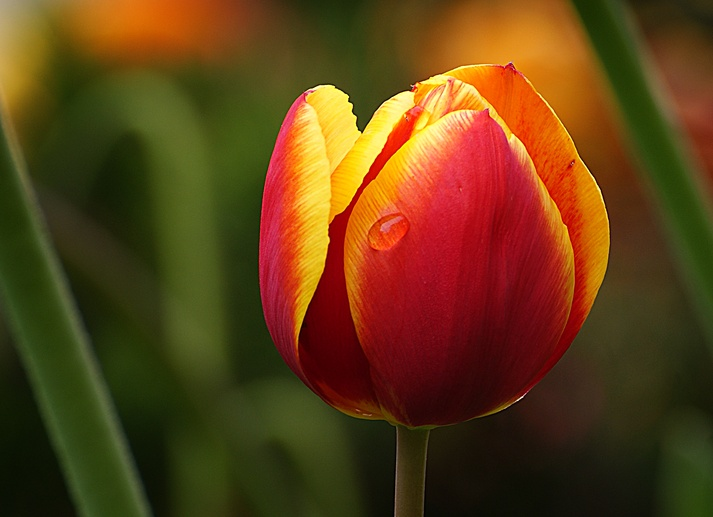
#> input picture tulip.jpg, 713 x 517 px, shrunk from 2400 x 1740 before the run
$ python assignment_13.py
#> lines starting #> are read from the running program, lines starting #| are printed output that depends on the picture; after the words box and inside, x2 and y2 are one past the last pixel; in counts of white or black regions, pixels touching at a corner belong together
import cv2
import numpy as np
import matplotlib.pyplot as plt
import os

def adjust_contrast(image, factor):
    mean = np.mean(image)
    adjusted = np.clip((image - mean) * factor + mean, 0, 255).astype(np.uint8)
    return adjusted

def low_pass_mask(shape, radius):
    rows, cols = shape
    crow, ccol = rows // 2, cols // 2
    mask = np.zeros((rows, cols), np.uint8)
    cv2.circle(mask, (ccol, crow), radius, 1, -1)
    return mask

def high_pass_mask(shape, radius):
    return 1 - low_pass_mask(shape, radius)

def band_pass_mask(shape, r1, r2):
    return low_pass_mask(shape, r2) - low_pass_mask(shape, r1)

def compute_fft(image):
    f = np.fft.fft2(image)
    fshift = np.fft.fftshift(f)
    magnitude = np.log(np.abs(fshift) + 1)
    return fshift, magnitude

def apply_filter(fshift, mask):
    filtered = fshift * mask
    img_back = np.fft.ifft2(np.fft.ifftshift(filtered))
    return np.abs(img_back)

def display(images, titles, cols=4):
    rows = (len(images) + cols - 1) // cols
    plt.figure(figsize=(5 * cols, 4 * rows))
    for i, (img, title) in enumerate(zip(images, titles)):
        plt.subplot(rows, cols, i + 1)
        plt.imshow(img, cmap='gray')
        plt.title(title, fontsize=9)
        plt.axis('off')
    plt.show()

def process_image(image_path, index):
    img = cv2.imread(image_path, cv2.IMREAD_GRAYSCALE)
    if img is None:
        print(f"Error loading: {image_path}")
        return

    results = []
    titles = []

    versions = {
        'Low Contrast': adjust_contrast(img, 0.5),
        'Normal Contrast': img,
        'High Contrast': adjust_contrast(img, 2.0)
    }

    for label, version in versions.items():
        fshift, magnitude = compute_fft(version)
        shape = version.shape

        lp_mask = low_pass_mask(shape, 30)
        hp_mask = high_pass_mask(shape, 30)
        bp_mask = band_pass_mask(shape, 10, 60)

        lp_result = apply_filter(fshift, lp_mask)
        hp_result = apply_filter(fshift, hp_mask)
        bp_result = apply_filter(fshift, bp_mask)

        results.extend([
            version,
            magnitude,
            lp_result,
            hp_result,
            bp_result
        ])
        titles.extend([
            f'Image {index}: {label}',
            f'FFT Spectrum: {label}',
            f'Low-pass: {label}',
            f'High-pass: {label}',
            f'Band-pass: {label}'
        ])

    display(results, titles)

def main():
    image_files = ['tulip.jpg', 'rose.jpg', 'big_image.jpg']

    for idx, file in enumerate(image_files, 1):
        print(f"\nProcessing {file} ...")
        process_image(file, idx)
#> in process_image, `img = cv2.imread(image_path, cv2.IMREAD_GRAYSCALE)`:
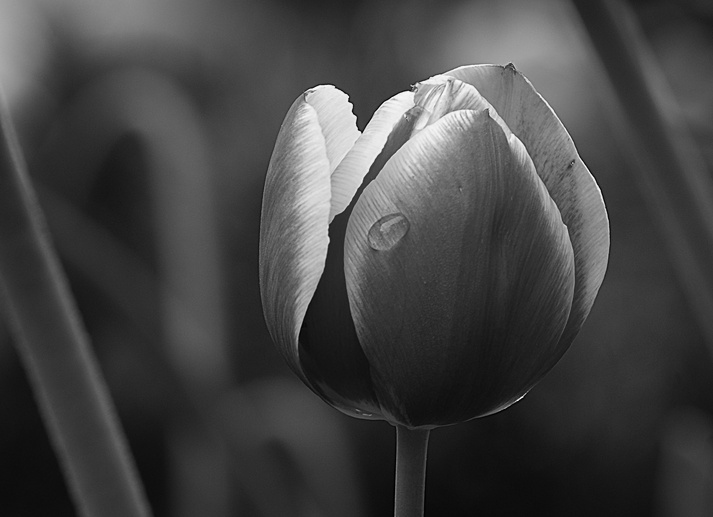
#> img: shape (517, 713); min 0, max 255, mean 67.7
#> in adjust_contrast, `mean = np.mean(image)`: mean = 67.71
#> in adjust_contrast, `adjusted = np.clip((image - mean) * factor + mean, 0, 255).astype(np.u..`:
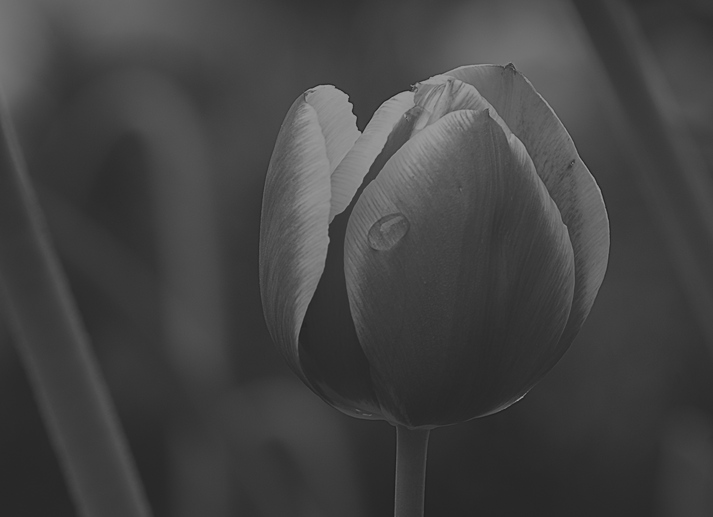
#> adjusted: shape (517, 713); min 33, max 161, mean 67.1
#> call 2 of adjust_contrast, with factor = 2
#> in adjust_contrast (call 2), `adjusted = np.clip((image - mean) * factor + mean, 0, 255).astype(np.u..`:
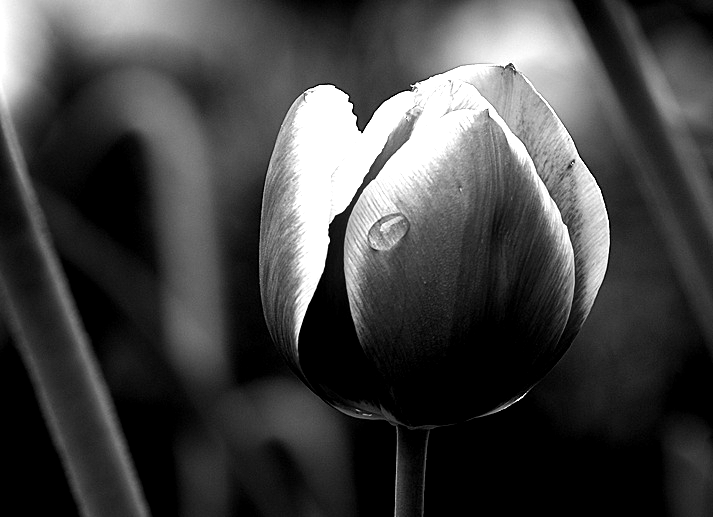
#> adjusted: shape (517, 713); min 0, max 255, mean 67.4
#> the loop in process_image, `for label, version in versions.items():` made 3 passes
#> label on passes 1 to 3: 'Low Contrast', 'Normal Contrast', 'High Contrast'
#> pass 1, in compute_fft, `magnitude = np.log(np.abs(fshift) + 1)`:
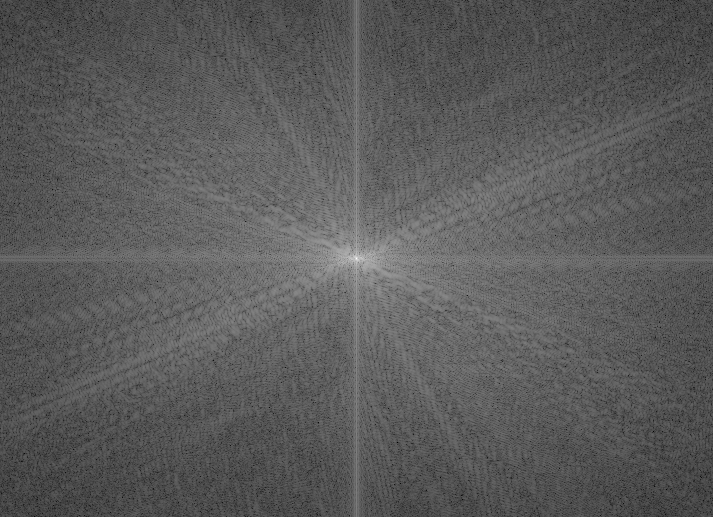
#> magnitude: shape (517, 713) float64; min 1.47, max 17.02, mean 7; drawn with min black and max white
#> pass 1, in process_image, `lp_mask = low_pass_mask(shape, 30)`:
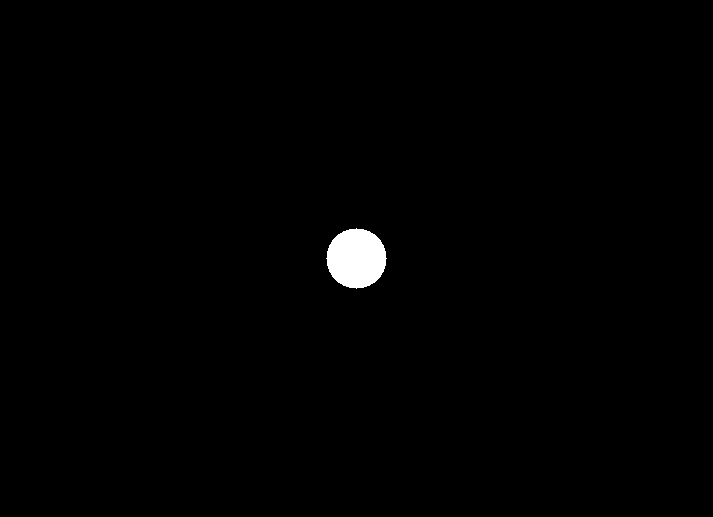
#> lp_mask: shape (517, 713); values 0 (black) and 1 (white), 0.77% white; 1 white region, box (x1, y1, x2, y2) and area: (326, 228, 387, 289) 2821
#> pass 1, in process_image, `bp_mask = band_pass_mask(shape, 10, 60)`:
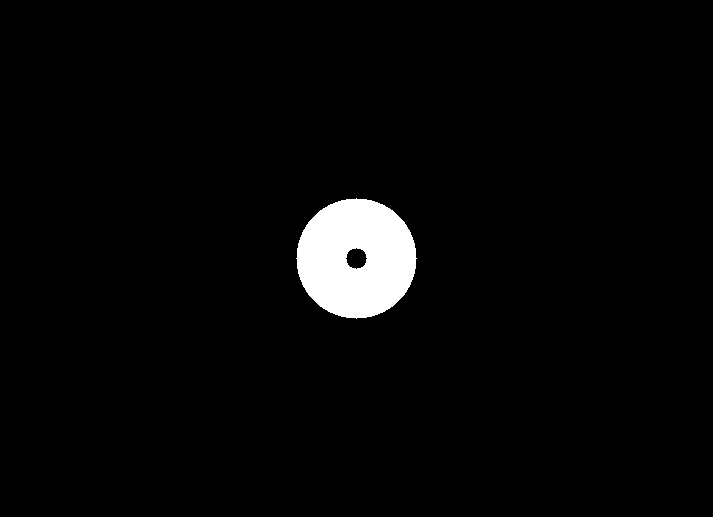
#> bp_mask: shape (517, 713); values 0 (black) and 1 (white), 3% white; 1 white region, box (x1, y1, x2, y2) and area: (296, 198, 417, 319) 10972
#> after the loop in process_image, `for label, version in versions.items():`: results = 15 items; titles = 15 items, first 6: 'Image 1: Low Contrast', 'FFT Spectrum: Low Contrast', 'Low-pass: Low Contrast', 'High-pass: Low Contrast', 'Band-pass: Low Contrast', 'Image 1: Normal Contrast'
#> in display, `rows = (len(images) + cols - 1) // cols`: rows = 4
#> the loop in display, `for i, (img, title) in enumerate(zip(images, titles)):` made 15 passes
#> in display, `plt.show()`:
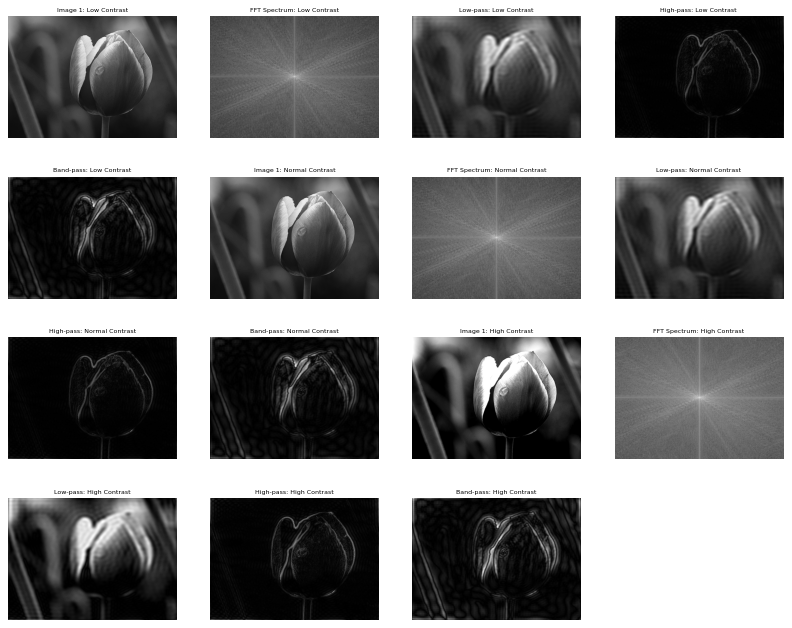
#> figure drawn by matplotlib, 15 panels
#> pass 2 of the loop in main, `for idx, file in enumerate(image_files, 1):`:
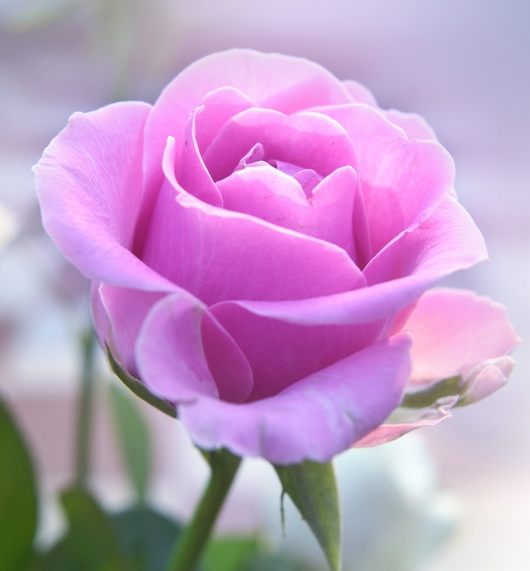
#> input picture rose.jpg, 530 x 571 px, shrunk from 1783 x 1920 before the run
#> img: shape (571, 530)
#> adjusted: shape (571, 530)
#> the loop in process_image (call 2), `for label, version in versions.items():` made 3 passes
#> pass 1, in process_image (call 2), `lp_mask = low_pass_mask(shape, 30)`:
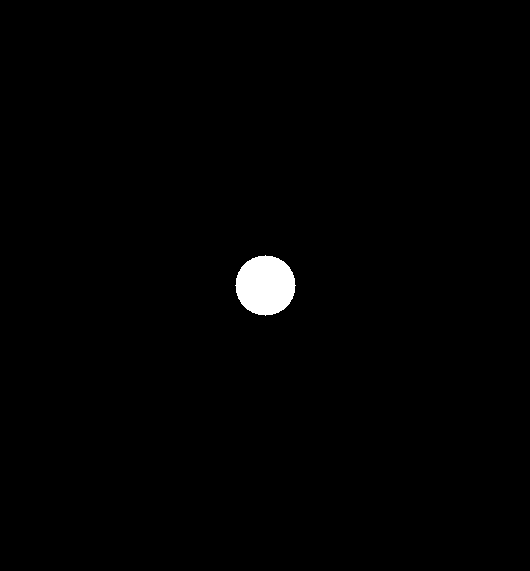
#> lp_mask: shape (571, 530); values 0 (black) and 1 (white), 0.93% white; 1 white region, box (x1, y1, x2, y2) and area: (235, 255, 296, 316) 2821
#> after the loop in process_image (call 2), `for label, version in versions.items():`: titles = 15 items, first 6: 'Image 2: Low Contrast', 'FFT Spectrum: Low Contrast', 'Low-pass: Low Contrast', 'High-pass: Low Contrast', 'Band-pass: Low Contrast', 'Image 2: Normal Contrast'
#> the loop in display (call 2), `for i, (img, title) in enumerate(zip(images, titles)):` made 15 passes
#> in display (call 2), `plt.show()`:
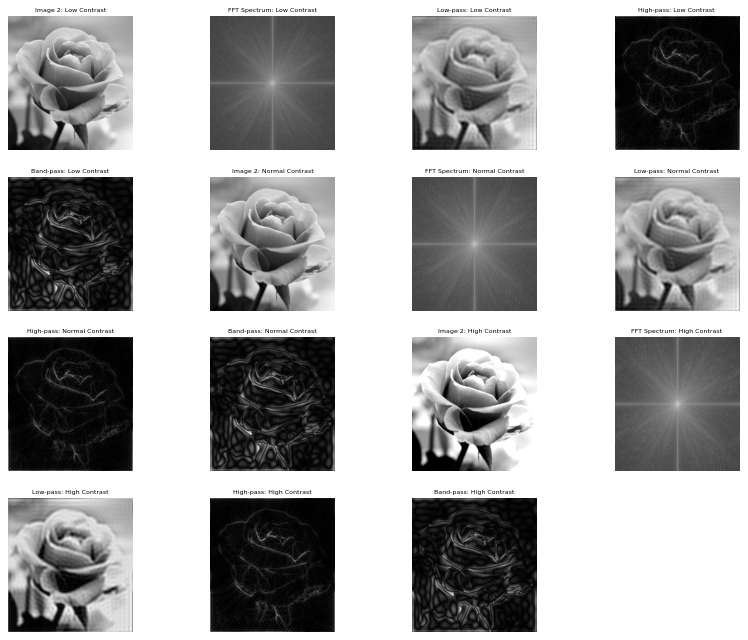
#> figure drawn by matplotlib, 15 panels
#> pass 3 of the loop in main, `for idx, file in enumerate(image_files, 1):`:
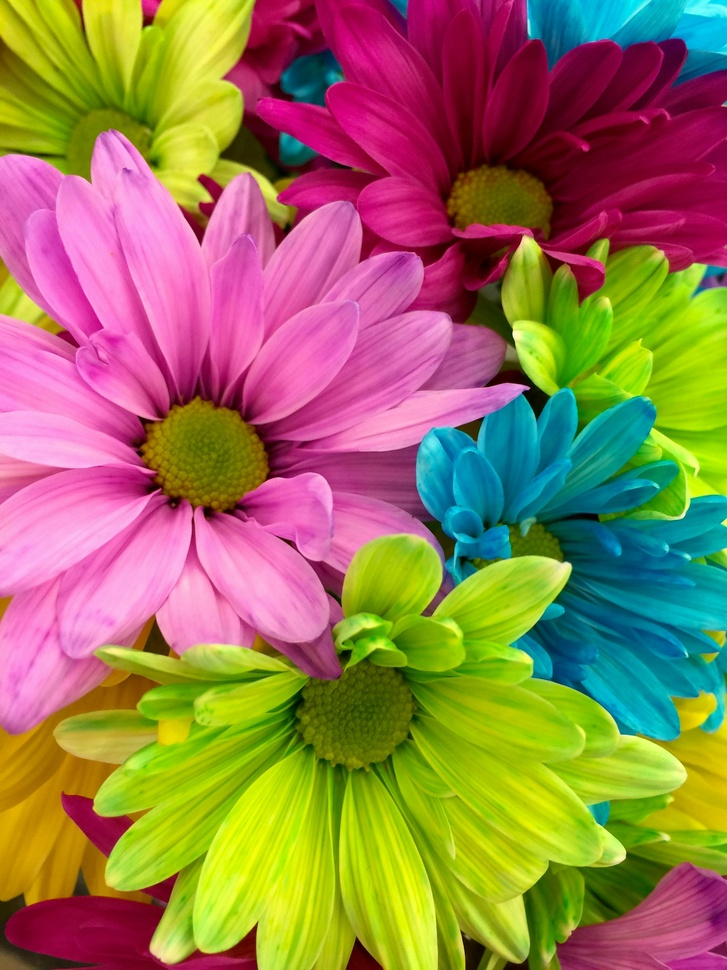
#> input picture big_image.jpg, 727 x 970 px, shrunk from 2448 x 3264 before the run
#> img: shape (970, 727)
#> adjusted: shape (970, 727)
#> the loop in process_image (call 3), `for label, version in versions.items():` made 3 passes
#> pass 1, in process_image (call 3), `lp_mask = low_pass_mask(shape, 30)`:
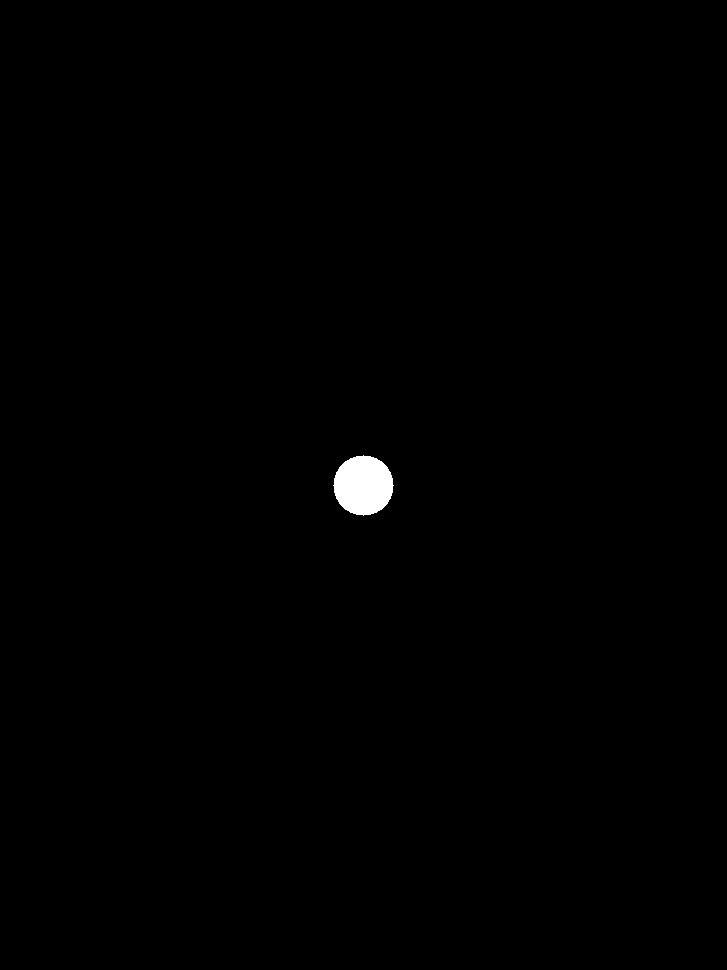
#> lp_mask: shape (970, 727); values 0 (black) and 1 (white), 0.4% white; 1 white region, box (x1, y1, x2, y2) and area: (333, 455, 394, 516) 2821
#> after the loop in process_image (call 3), `for label, version in versions.items():`: titles = 15 items, first 6: 'Image 3: Low Contrast', 'FFT Spectrum: Low Contrast', 'Low-pass: Low Contrast', 'High-pass: Low Contrast', 'Band-pass: Low Contrast', 'Image 3: Normal Contrast'
#> the loop in display (call 3), `for i, (img, title) in enumerate(zip(images, titles)):` made 15 passes
#> in display (call 3), `plt.show()`:
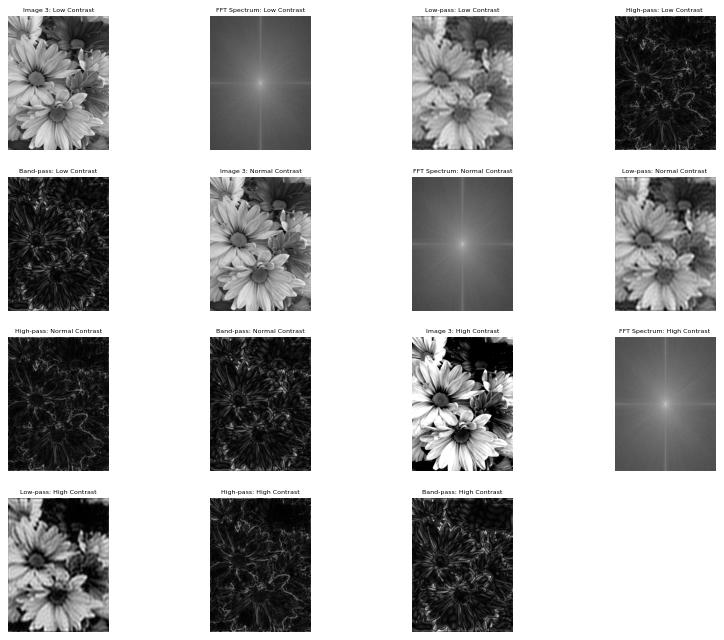
#> figure drawn by matplotlib, 15 panels

if __name__ == "__main__":
    main()
